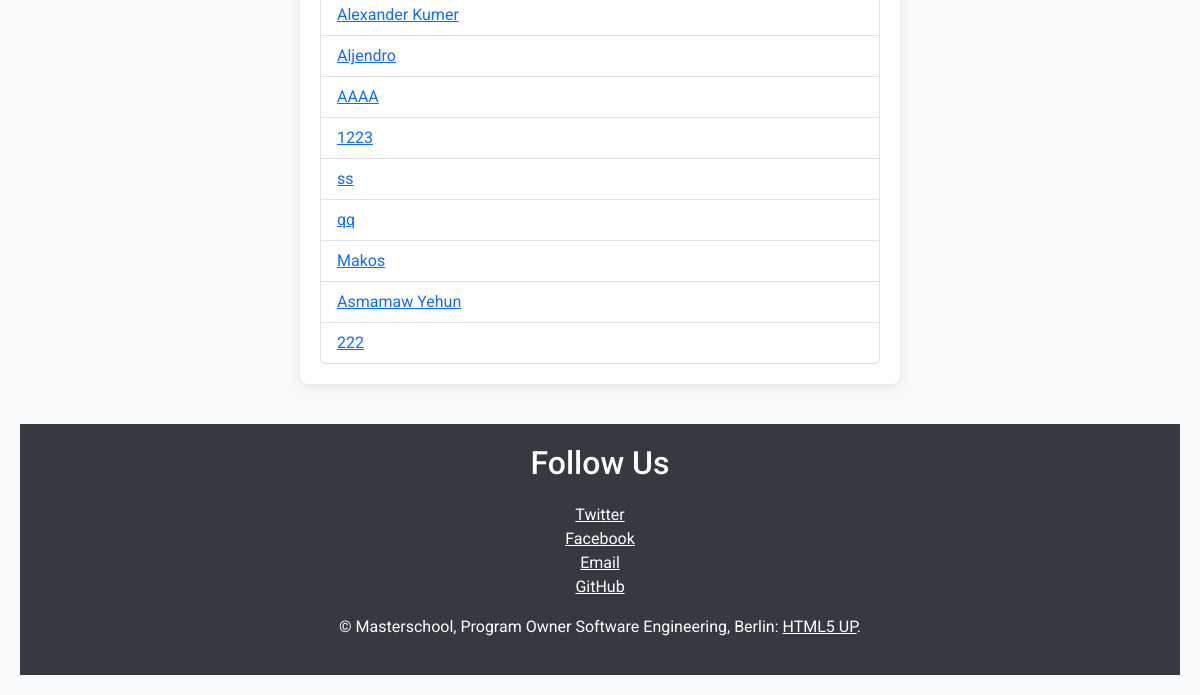
/list_users/ (lower part), run on an earlier commit of the app's database.
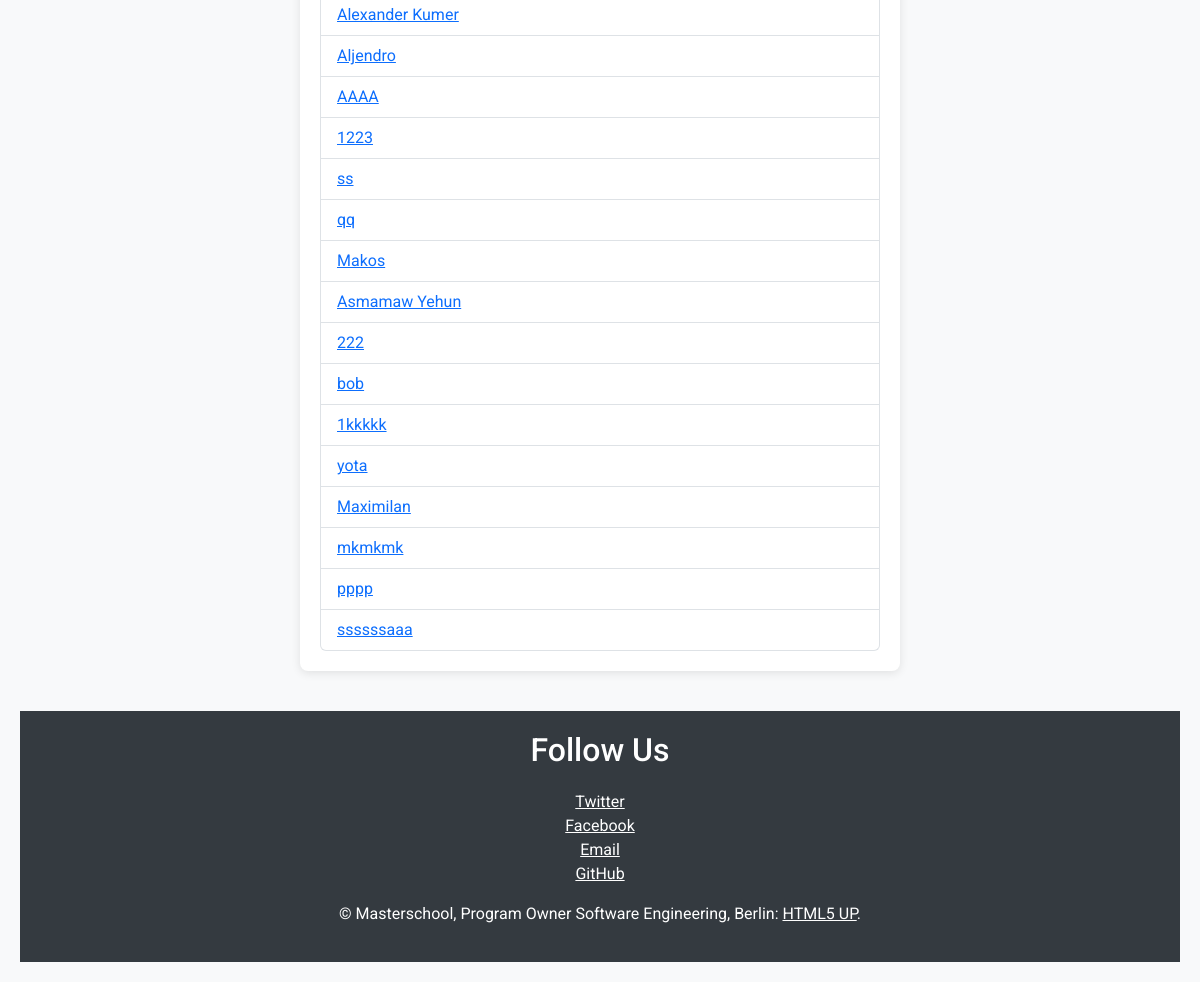
And on a later commit of the database.
### main.py (models this page shows, shortened)
class User(db.Model):
    __tablename__ = 'Users'
    id = Column(Integer, primary_key=True)
    name = Column(String, nullable=False)
    movies = relationship("Movie", back_populates="user")
    reviews = relationship("Review", back_populates="user")

### main.py (the view)
@app.route('/list_users/', methods=['GET'])
def list_users():
    users = db.session.query(User).all()
    if not users:
        return render_template('list_users.html', users=None)
    return render_template('list_users.html', users=users)

### templates/list_users.html (shortened to what this page needs)
<!DOCTYPE html>
<html lang="en">
<head>
    <link href="https://cdn.jsdelivr.net/npm/bootstrap@5.3.3/dist/css/bootstrap.min.css" rel="stylesheet">
</head>
<body>
    <main class="user-list">
        <ul class="list-group">
            {% if users %}
                {% for user in users %}
                    <li class="list-group-item">
                        <a href="{{ url_for('list_movies', user_id=user.id) }}">{{ user.name }}</a>
                    </li>
                {% endfor %}
            {% else %}
                <li class="list-group-item">No users found.</li>
            {% endif %}
        </ul>
    </main>
    <footer class="footer">
        <div class="inner split">
            <section>
                <h2>Follow Us</h2>
                <ul class="list-unstyled">
                    <li><a href="https://twitter.com" class="icon brands fa-twitter">Twitter</a></li>
                    <li><a href="https://www.facebook.com/profile.php?id=100085927770264" class="icon brands fa-facebook-f">Facebook</a></li>
                    <li><a href="mailto:chanieasmamaw@yahoo.com" class="icon solid fa-envelope">Email</a></li>
                    <li><a href="https://github.com/chanieasmamaw-179" class="icon brands fa-github">GitHub</a></li>
                </ul>
            </section>
            <p class="copyright">
                &copy; Masterschool, Program Owner Software Engineering, Berlin: <a href="http://html5up.net">HTML5 UP</a>.
            </p>
        </div>
    </footer>
</body>
</html>

What changed in the data, as far as the page shows it:
added User: name "bob"
added User: name "1kkkkk"
added User: name "yota"
added User: name "Maximilan"
added User: name "mkmkmk"
added User: name "pppp"
added User: name "ssssssaaa"
